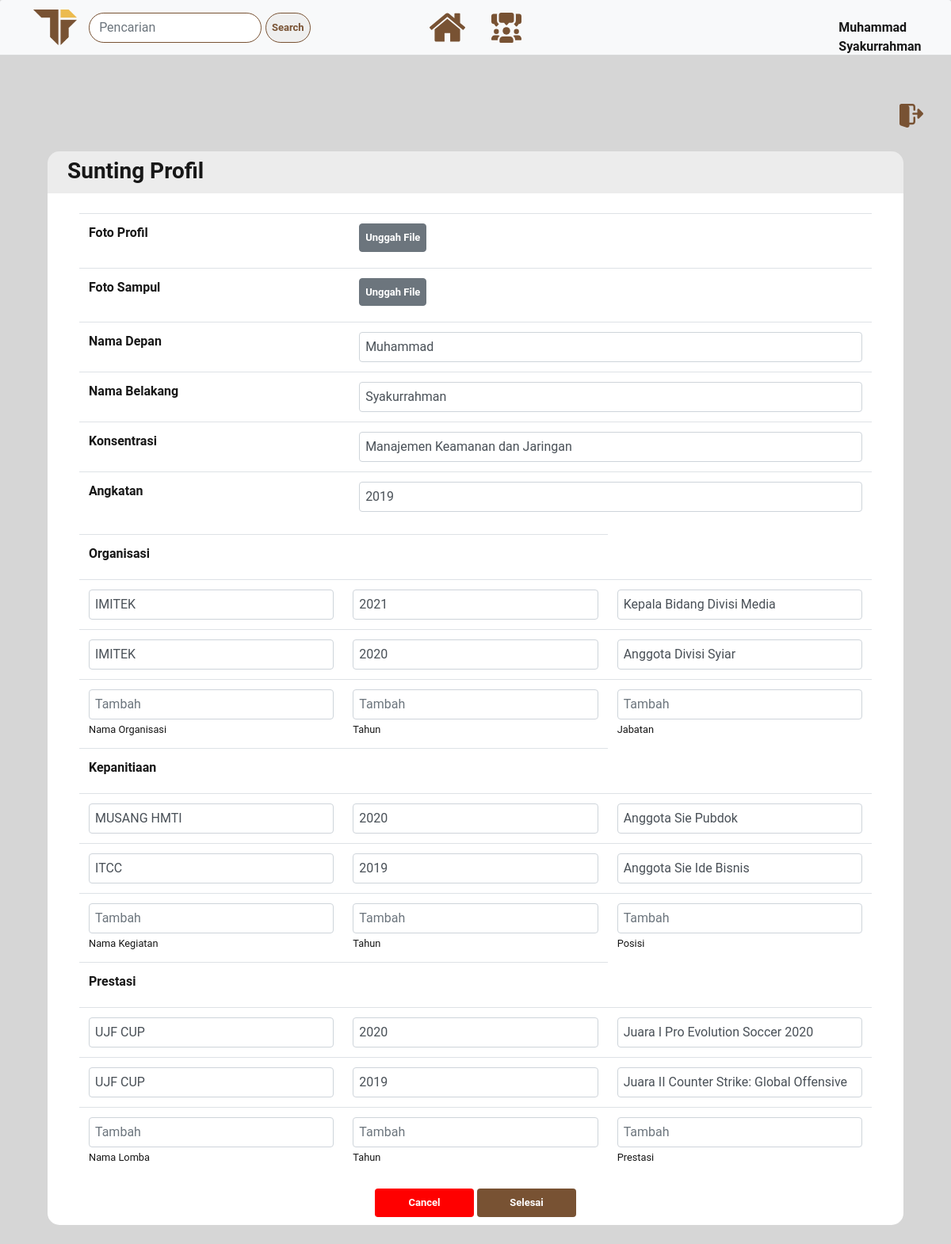
The page /settings.php (signed in) on the database its author committed.
### tables this page shows
CREATE TABLE `users` (
  `id_user` int(11) NOT NULL AUTO_INCREMENT,
  `f_name` text,
  `l_name` text,
  `u_name` text,
  `u_pass` varchar(255) DEFAULT NULL,
  `u_email` varchar(255) DEFAULT NULL,
  `u_image` varchar(255) DEFAULT NULL,
  `u_cover` varchar(255) DEFAULT NULL,
  `u_konsentrasi` varchar(255) DEFAULT NULL,
  `u_prodi` varchar(255) DEFAULT NULL,
  `u_angkatan` varchar(11) DEFAULT NULL,
  `u_reg_date` timestamp NULL DEFAULT CURRENT_TIMESTAMP ON UPDATE CURRENT_TIMESTAMP,
  `status_user` text,
  `posts` text,
  `posts_class` text,
  PRIMARY KEY (`id_user`)
);

CREATE TABLE `organisasi` (
  `id_organisasi` int(11) NOT NULL AUTO_INCREMENT,
  `id_user` int(11) DEFAULT NULL,
  `head_organisasi` text,
  `tahun_organisasi` int(11) DEFAULT NULL,
  `val_organisasi` text,
  PRIMARY KEY (`id_organisasi`),
  KEY `id_user` (`id_user`),
  CONSTRAINT `organisasi_ibfk_2` FOREIGN KEY (`id_user`) REFERENCES `users` (`id_user`)
);

CREATE TABLE `kepanitiaan` (
  `id_kepanitiaan` int(11) NOT NULL AUTO_INCREMENT,
  `id_user` int(11) DEFAULT NULL,
  `head_kepanitiaan` text,
  `tahun_kepanitiaan` int(11) DEFAULT NULL,
  `val_kepanitiaan` text,
  PRIMARY KEY (`id_kepanitiaan`),
  KEY `id_user` (`id_user`),
  CONSTRAINT `kepanitiaan_ibfk_2` FOREIGN KEY (`id_user`) REFERENCES `users` (`id_user`)
);

CREATE TABLE `prestasi` (
  `id_prestasi` int(11) NOT NULL AUTO_INCREMENT,
  `id_user` int(11) DEFAULT NULL,
  `head_prestasi` text,
  `tahun_prestasi` int(11) DEFAULT NULL,
  `val_prestasi` text,
  PRIMARY KEY (`id_prestasi`),
  KEY `id_user` (`id_user`),
  CONSTRAINT `prestasi_ibfk_2` FOREIGN KEY (`id_user`) REFERENCES `users` (`id_user`)
);

### includes/get-data.php (called while the page is built, shortened)
<?php
    include("function/functions.php");
    $user = $_SESSION['u_name'];
    $get_user = "SELECT * from users WHERE u_name='$user'";
    $result = mysqli_query($db_connect, $get_user);
    while ($row = $result->fetch_assoc()) {
        $user_id = $row['id_user'];
        $firstname = $row['f_name'];
        $lastname = $row['l_name'];
        $fullname = $firstname.' '.$lastname;
        $user_image = $row['u_image'];
        $user_konsentrasi = $row['u_konsentrasi'];
        $user_angkatan = $row['u_angkatan'];
    }
?>

### settings.php (the view, shortened to what this page needs)
<?php
	include("includes/connection.php");
	if (!isset($_SESSION['u_name'])) {
        echo "<script>window.open('landing-page.php','_self')</script>";
	} else {
        include("includes/get-data.php");
    }
?>
<!DOCTYPE html>
<html lang="en">
<head>
    <link rel="stylesheet" href="https://maxcdn.bootstrapcdn.com/bootstrap/4.0.0/css/bootstrap.min.css">
    <link rel="stylesheet" type="text/css" href="style/settings.css">
</head>
<body>
    <div class="header">
        <header>
            <?php
                include("includes/header.php");
            ?>
        </header>
    </div>
    <div class="d-flex justify-content-center" style="margin-top: 15px;">
        <div class="container-fluid" style="background-color: #ECECEC; margin-top: 15px; height: 50px; width: 1080px; border-radius: 15px 15px 0 0; padding-top: 8px; padding-left: 25px; padding-bottom: 45px;">
           <div><h3 style="font-weight: bolder;">Sunting Profil</h3></div>
         </div>
    </div>
    <div class="d-flex justify-content-center">
        <div class="container-fluid" style="background-color: #FFFFFF; height: auto; width: 1080px; border-radius: 0 0 15px 15px; padding-top: 25px; padding-left: 25px; padding-right: 25px;">
            <form autocomplete="off" action="" method="POST" enctype="multipart/form-data">
                <div class="col-sm-12">
                    <table class="table">
                        <tr>
                            <td><label><b>Foto Profil</b></label></td>
                            <td>
                                <label class="btn btn-secondary">Unggah File
                                </label>
                            </td>
                        </tr>
                        <tr>
                            <td><label><b>Foto Sampul</b></label></td>
                            <td>
                                <label class="btn btn-secondary">Unggah File
                                </label>
                            </td>
                        </tr>
                        <?php
                            echo '
                                <tr>
                                    <td><label><b>Nama Depan</b></label></td>
                                    <td><input type="text" class="form-control" name="firstname" placeholder="'.$firstname.'" value="'.$firstname.'" style="padding-left: 7px;"></td>
                                </tr>
                                <tr>
                                    <td><label><b>Nama Belakang</b></label></td>
                                    <td><input type="text" class="form-control" name="lastname" placeholder="Nama Belakang" value="'.$lastname.'" style="padding-left: 7px;"></td>
                                </tr>
                                <tr>
                                    <td><label><b>Konsentrasi</b></label></td>
                                    <td><input type="text" class="form-control" name="konsentrasi" placeholder="Konsentrasi" value="'.$user_konsentrasi.'" style="padding-left: 7px;"></td>
                                </tr>
                                <tr>
                                    <td><label><b>Angkatan</b></label></td>
                                    <td><input type="text" class="form-control" name="angkatan" placeholder="Angkatan" value="'.$user_angkatan.'" style="padding-left: 7px;"></td>
                                </tr>
                            ';
                        ?>
                    </table>
                </div>
                <div class="col-sm-12">
                    <table class="table">
                        <tr>
                            <td><label><b>Organisasi</b></label></td>
                            <td></td>
                            <?php
                                $get_organisasi = "SELECT id_organisasi, head_organisasi, tahun_organisasi, val_organisasi FROM organisasi WHERE id_user='$user_id' ORDER BY tahun_organisasi DESC";
                                $result = mysqli_query($db_connect, $get_organisasi);
                                while ($row = $result->fetch_assoc()) {
                                    echo '
                                        <tr>
                                            <td style="display:none;"><input type="text" name="id_organisasi[]" class="form-control" placeholder="'.$row['id_organisasi'].'" style="padding-left: 7px;" value="'.$row['id_organisasi'].'"></td>
                                            <td><input type="text" name="head_organisasi[]" class="form-control" placeholder="'.$row['head_organisasi'].'" style="padding-left: 7px;" value="'.$row['head_organisasi'].'"></td>
                                            <td><input type="text" name="tahun_organisasi[]" class="form-control" placeholder="'.$row['tahun_organisasi'].'" style="padding-left: 7px;" value="'.$row['tahun_organisasi'].'"></td>
                                            <td><input type="text" name="val_organisasi[]" class="form-control" placeholder="'.$row['val_organisasi'].'" style="padding-left: 7px;" value="'.$row['val_organisasi'].'"></td>
                                        </tr>
                                    ';
                                }
                            ?>
                            <tr>
                                <td><input type="text" name="add_head_organisasi" class="form-control" placeholder="Tambah" style="padding-left: 7px;"><small>Nama Organisasi</small></td>
                                <td><input type="text" name="add_tahun_organisasi" class="form-control" placeholder="Tambah" style="padding-left: 7px;"><small>Tahun</small></td>
                                <td><input type="text" name="add_val_organisasi" class="form-control" placeholder="Tambah" style="padding-left: 7px;"><small>Jabatan</small></td>
                            </tr>
                        </tr>
                        <tr>
                            <td><label><b>Kepanitiaan</b></label></td>
                            <td></td>
                            <?php
                                $get_kepanitiaan = "SELECT id_kepanitiaan, head_kepanitiaan, tahun_kepanitiaan, val_kepanitiaan FROM kepanitiaan WHERE id_user='$user_id' ORDER BY tahun_kepanitiaan DESC";
                                $result = mysqli_query($db_connect, $get_kepanitiaan);
                                while ($row = $result->fetch_assoc()) {
                                    echo '
                                        <tr>
                                            <td style="display:none;"><input type="text" name="id_kepanitiaan[]" class="form-control" placeholder="'.$row['id_kepanitiaan'].'" style="padding-left: 7px;" value="'.$row['id_kepanitiaan'].'"></td>
                                            <td><input type="text" name="head_kepanitiaan[]" class="form-control" placeholder="'.$row['head_kepanitiaan'].'" style="padding-left: 7px;" value="'.$row['head_kepanitiaan'].'"></td>
                                            <td><input type="text" name="tahun_kepanitiaan[]" class="form-control" placeholder="'.$row['tahun_kepanitiaan'].'" style="padding-left: 7px;" value="'.$row['tahun_kepanitiaan'].'"></td>
                                            <td><input type="text" name="val_kepanitiaan[]" class="form-control" placeholder="'.$row['val_kepanitiaan'].'" style="padding-left: 7px;" value="'.$row['val_kepanitiaan'].'"></td>
                                        </tr>
                                    ';
                                }
                            ?>
                            <tr>
                                <td><input type="text" name="add_head_kepanitiaan" class="form-control" placeholder="Tambah" style="padding-left: 7px;"><small>Nama Kegiatan</small></td>
                                <td><input type="text" name="add_tahun_kepanitiaan" class="form-control" placeholder="Tambah" style="padding-left: 7px;"><small>Tahun</small></td>
                                <td><input type="text" name="add_val_kepanitiaan" class="form-control" placeholder="Tambah" style="padding-left: 7px;"><small>Posisi</small></td>
                            </tr>
                        </tr>
                        <tr>
                            <td><label><b>Prestasi</b></label></td>
                            <td></td>
                            <?php
                                $get_prestasi = "SELECT id_prestasi, head_prestasi, tahun_prestasi, val_prestasi FROM prestasi WHERE id_user='$user_id' ORDER BY tahun_prestasi DESC";
                                $result = mysqli_query($db_connect, $get_prestasi);
                                while ($row = $result->fetch_assoc()) {
                                    echo '
                                        <tr>
                                            <td style="display:none;"><input type="text" name="id_prestasi[]" class="form-control" placeholder="'.$row['id_prestasi'].'" style="padding-left: 7px;" value="'.$row['id_prestasi'].'"></td>
                                            <td><input type="text" name="head_prestasi[]" class="form-control" placeholder="'.$row['head_prestasi'].'" style="padding-left: 7px;" value="'.$row['head_prestasi'].'"></td>
                                            <td><input type="text" name="tahun_prestasi[]" class="form-control" placeholder="'.$row['tahun_prestasi'].'" style="padding-left: 7px;" value="'.$row['tahun_prestasi'].'"></td>
                                            <td><input type="text" name="val_prestasi[]" class="form-control" placeholder="'.$row['val_prestasi'].'" style="padding-left: 7px;" value="'.$row['val_prestasi'].'"></td>
                                        </tr>
                                    ';
                                }
                            ?>
                            <tr>
                                <td><input type="text" name="add_head_prestasi" class="form-control" placeholder="Tambah" style="padding-left: 7px;"><small>Nama Lomba</small></td>
                                <td><input type="text" name="add_tahun_prestasi" class="form-control" placeholder="Tambah" style="padding-left: 7px;"><small>Tahun</small></td>
                                <td><input type="text" name="add_val_prestasi" class="form-control" placeholder="Tambah" style="padding-left: 7px;"><small>Prestasi</small></td>
                            </tr>
                        </tr>
                    </table>
                    <div class="container" style="padding-bottom:10px;">
                        <center>
                            <button type="submit" name="cancel" class="btn" style="background-color: red; width: 125px;">Cancel</button>
                            <button type="submit" name="submit" class="btn" style="background-color: #785233; width: 125px;">Selesai</button>
                        </center>
                    </div>
                </div>
            </form>
         </div>
    </div>
</body>
</html>

### includes/header.php
<div class="row">
    <div class="col-sm-12">
        <div class="card-header bg-light" style="height: 70px">
            <div class="col-sm-4" style="float: left;">
                <a href="home.php">
                    <img id="logo-ti" src="images/logoti.png" alt="" width="55px" style="float: left; margin-right: 15px;">
                </a>
                <form autocomplete="off" class="form-inline" action="search.php?=" method="GET">
                    <div class="input-group mt-1" style="width:350px">
                        <input id="search" type="text" class="form-control" placeholder="Pencarian" name="pencarian" style="border-color: #785233; border-radius: 0.5cm; margin-right: 5px;">
                        <button type="submit" class="btn" name="search" style="background-color:none; border-color:#785233; color:#785233; border-radius: 0.5cm; width=100px">Search</button>
                    </div>
                </form>
            </div>
            <div class="col-sm-4" style="float: left;">
                <center>
                    <a href="home.php">
                        <img src="images/home.svg" alt="" width="45px" style="margin-right: 8%">
                    </a>
                    <a href="list-classroom.php">
                        <img src="images/discussion.svg" alt="" width="38px">
                    </a>
                </center>
            </div>
            <div class="col-sm-4" style="float: left; padding-top:4px;">
                <a href="profile.php?<?php echo "user=$user_id" ?>" style="text-decoration:none; color: #171717; margin-left: 250px; margin-right: 2%; float:left">
                    <?php
                        $path_profile = "users/";
                        echo '<p style="float:left; padding-top:7px;"><b>'.$fullname.'</b>&#8287;&#8287;&#8287;</p>';
                        echo '<div class="box-profile" style="background-image: url('.$path_profile.$user_image.');"></div>';
                    ?>
                </a>
                <div style="float:right;">
                    <a style="" href="includes/logout.php">
                        <img src="images/log-out.svg" alt="" style="padding-top:4px;" width="30px">
                    </a>
                </div>
            </div>
        </div>
    </div>
</div>

### style/settings.css (style rules this page uses)
* { font-family: Roboto; color: #171717; }
body { margin: 0; padding: 0; min-height: 100%; overflow-x: hidden; background-color: #D6D6D6; background-size: cover; }
.box-profile { height: 40px; width: 35px; float: right; margin-right: 13px; border-radius: 5px; background-position: center; background-size: cover; background-repeat: no-repeat; }
#logo-ti { margin-left: 2%; }
.btn { padding: 7px; font-size: 13px; font-weight: bold; color: white; display: inline-block; }

### rows shown on the page
users: fullname "Muhammad Syakurrahman", firstname "Muhammad", lastname "Syakurrahman", konsentrasi "Manajemen Keamanan dan Jaringan", angkatan "2019"
organisasi: head_organisasi "IMITEK", tahun_organisasi "2021", val_organisasi "Kepala Bidang Divisi Media"
organisasi: head_organisasi "IMITEK", tahun_organisasi "2020", val_organisasi "Anggota Divisi Syiar"
kepanitiaan: head_kepanitiaan "MUSANG HMTI", tahun_kepanitiaan "2020", val_kepanitiaan "Anggota Sie Pubdok"
kepanitiaan: head_kepanitiaan "ITCC", tahun_kepanitiaan "2019", val_kepanitiaan "Anggota Sie Ide Bisnis"
prestasi: head_prestasi "UJF CUP", tahun_prestasi "2020", val_prestasi "Juara I Pro Evolution Soccer 2020"
prestasi: head_prestasi "UJF CUP", tahun_prestasi "2019", val_prestasi "Juara II Counter Strike: Global Offensive"
